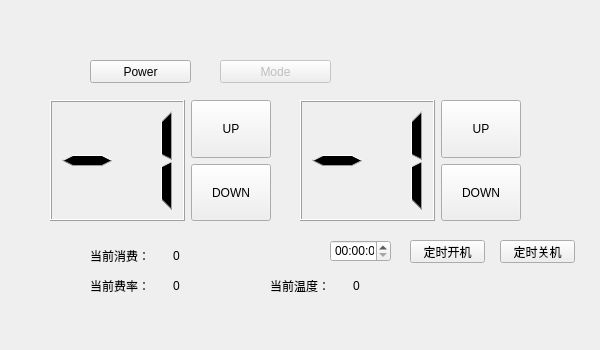
<?xml version="1.0" encoding="UTF-8"?>
<ui version="4.0">
 <class>Room</class>
 <widget class="QWidget" name="Room">
  <property name="geometry">
   <rect>
    <x>0</x>
    <y>0</y>
    <width>600</width>
    <height>350</height>
   </rect>
  </property>
  <property name="windowTitle">
   <string>Form</string>
  </property>
  <widget class="QStackedWidget" name="stackedWidget">
   <property name="geometry">
    <rect>
     <x>10</x>
     <y>40</y>
     <width>571</width>
     <height>271</height>
    </rect>
   </property>
   <property name="currentIndex">
    <number>1</number>
   </property>
   <widget class="QWidget" name="page">
    <widget class="QPushButton" name="pushButtonWelcome">
     <property name="geometry">
      <rect>
       <x>260</x>
       <y>190</y>
       <width>75</width>
       <height>23</height>
      </rect>
     </property>
     <property name="text">
      <string>PushButton</string>
     </property>
    </widget>
    <widget class="QLabel" name="label">
     <property name="geometry">
      <rect>
       <x>160</x>
       <y>90</y>
       <width>111</width>
       <height>21</height>
      </rect>
     </property>
     <property name="text">
      <string>欢迎入住！房间号：</string>
     </property>
    </widget>
    <widget class="QLabel" name="labelRoomID">
     <property name="geometry">
      <rect>
       <x>290</x>
       <y>90</y>
       <width>54</width>
       <height>12</height>
      </rect>
     </property>
     <property name="text">
      <string>default</string>
     </property>
    </widget>
    <widget class="QLabel" name="labelWelcomeErr">
     <property name="geometry">
      <rect>
       <x>270</x>
       <y>170</y>
       <width>171</width>
       <height>16</height>
      </rect>
     </property>
     <property name="text">
      <string>&lt;html&gt;&lt;head/&gt;&lt;body&gt;&lt;p&gt;&lt;span style=&quot; color:#ff0000;&quot;&gt;无法连接至服务端&lt;/span&gt;&lt;/p&gt;&lt;/body&gt;&lt;/html&gt;</string>
     </property>
    </widget>
   </widget>
   <widget class="QWidget" name="page_2">
    <widget class="QPushButton" name="pushButtonMode">
     <property name="enabled">
      <bool>false</bool>
     </property>
     <property name="geometry">
      <rect>
       <x>210</x>
       <y>20</y>
       <width>111</width>
       <height>23</height>
      </rect>
     </property>
     <property name="text">
      <string>Mode</string>
     </property>
    </widget>
    <widget class="QPushButton" name="pushButtonPower">
     <property name="geometry">
      <rect>
       <x>80</x>
       <y>20</y>
       <width>101</width>
       <height>23</height>
      </rect>
     </property>
     <property name="text">
      <string>Power</string>
     </property>
    </widget>
    <widget class="QTimeEdit" name="timeEdit">
     <property name="geometry">
      <rect>
       <x>320</x>
       <y>200</y>
       <width>61</width>
       <height>22</height>
      </rect>
     </property>
    </widget>
    <widget class="QPushButton" name="pushButtonPreOpen">
     <property name="geometry">
      <rect>
       <x>400</x>
       <y>200</y>
       <width>75</width>
       <height>23</height>
      </rect>
     </property>
     <property name="text">
      <string>定时开机</string>
     </property>
    </widget>
    <widget class="QWidget" name="horizontalLayoutWidget_3">
     <property name="geometry">
      <rect>
       <x>290</x>
       <y>60</y>
       <width>221</width>
       <height>121</height>
      </rect>
     </property>
     <layout class="QHBoxLayout" name="horizontalLayout_Wndspd">
      <item>
       <widget class="QLCDNumber" name="LCDWndspd">
        <property name="sizePolicy">
         <sizepolicy hsizetype="Expanding" vsizetype="Minimum">
          <horstretch>0</horstretch>
          <verstretch>0</verstretch>
         </sizepolicy>
        </property>
        <property name="smallDecimalPoint">
         <bool>false</bool>
        </property>
        <property name="digitCount">
         <number>2</number>
        </property>
        <property name="intValue" stdset="0">
         <number>-1</number>
        </property>
       </widget>
      </item>
      <item>
       <layout class="QVBoxLayout" name="verticalLayout_2">
        <item>
         <widget class="QPushButton" name="pushButtonWndspdUp">
          <property name="sizePolicy">
           <sizepolicy hsizetype="Minimum" vsizetype="Expanding">
            <horstretch>0</horstretch>
            <verstretch>0</verstretch>
           </sizepolicy>
          </property>
          <property name="text">
           <string>UP</string>
          </property>
         </widget>
        </item>
        <item>
         <widget class="QPushButton" name="pushButtonWndspdDown">
          <property name="sizePolicy">
           <sizepolicy hsizetype="Minimum" vsizetype="Expanding">
            <horstretch>0</horstretch>
            <verstretch>0</verstretch>
           </sizepolicy>
          </property>
          <property name="text">
           <string>DOWN</string>
          </property>
         </widget>
        </item>
       </layout>
      </item>
     </layout>
    </widget>
    <widget class="QWidget" name="horizontalLayoutWidget_2">
     <property name="geometry">
      <rect>
       <x>80</x>
       <y>200</y>
       <width>160</width>
       <height>31</height>
      </rect>
     </property>
     <layout class="QHBoxLayout" name="horizontalLayout_Cost">
      <item>
       <widget class="QLabel" name="labelConst1">
        <property name="text">
         <string>当前消费：</string>
        </property>
       </widget>
      </item>
      <item>
       <widget class="QLabel" name="labelCostValue">
        <property name="text">
         <string>0</string>
        </property>
       </widget>
      </item>
     </layout>
    </widget>
    <widget class="QWidget" name="horizontalLayoutWidget">
     <property name="geometry">
      <rect>
       <x>40</x>
       <y>60</y>
       <width>221</width>
       <height>121</height>
      </rect>
     </property>
     <layout class="QHBoxLayout" name="horizontalLayout_Temp">
      <item>
       <widget class="QLCDNumber" name="LCDTemp">
        <property name="sizePolicy">
         <sizepolicy hsizetype="Expanding" vsizetype="Minimum">
          <horstretch>0</horstretch>
          <verstretch>0</verstretch>
         </sizepolicy>
        </property>
        <property name="smallDecimalPoint">
         <bool>false</bool>
        </property>
        <property name="digitCount">
         <number>2</number>
        </property>
        <property name="intValue" stdset="0">
         <number>-1</number>
        </property>
       </widget>
      </item>
      <item>
       <layout class="QVBoxLayout" name="verticalLayout">
        <item>
         <widget class="QPushButton" name="pushButtonTempUp">
          <property name="sizePolicy">
           <sizepolicy hsizetype="Minimum" vsizetype="Expanding">
            <horstretch>0</horstretch>
            <verstretch>0</verstretch>
           </sizepolicy>
          </property>
          <property name="text">
           <string>UP</string>
          </property>
         </widget>
        </item>
        <item>
         <widget class="QPushButton" name="pushButtonTempDown">
          <property name="sizePolicy">
           <sizepolicy hsizetype="Minimum" vsizetype="Expanding">
            <horstretch>0</horstretch>
            <verstretch>0</verstretch>
           </sizepolicy>
          </property>
          <property name="text">
           <string>DOWN</string>
          </property>
         </widget>
        </item>
       </layout>
      </item>
     </layout>
    </widget>
    <widget class="QPushButton" name="pushButtonPreShut">
     <property name="geometry">
      <rect>
       <x>490</x>
       <y>200</y>
       <width>75</width>
       <height>23</height>
      </rect>
     </property>
     <property name="text">
      <string>定时关机</string>
     </property>
    </widget>
    <widget class="QWidget" name="horizontalLayoutWidget_4">
     <property name="geometry">
      <rect>
       <x>80</x>
       <y>230</y>
       <width>160</width>
       <height>31</height>
      </rect>
     </property>
     <layout class="QHBoxLayout" name="horizontalLayout_Cost_2">
      <item>
       <widget class="QLabel" name="labelConst2">
        <property name="text">
         <string>当前费率：</string>
        </property>
       </widget>
      </item>
      <item>
       <widget class="QLabel" name="labelFeeValue">
        <property name="text">
         <string>0</string>
        </property>
       </widget>
      </item>
     </layout>
    </widget>
    <widget class="QWidget" name="horizontalLayoutWidget_5">
     <property name="geometry">
      <rect>
       <x>260</x>
       <y>230</y>
       <width>160</width>
       <height>31</height>
      </rect>
     </property>
     <layout class="QHBoxLayout" name="horizontalLayout_Cost_3">
      <item>
       <widget class="QLabel" name="labelConst1_2">
        <property name="text">
         <string>当前温度：</string>
        </property>
       </widget>
      </item>
      <item>
       <widget class="QLabel" name="labelTemp">
        <property name="text">
         <string>0</string>
        </property>
       </widget>
      </item>
     </layout>
    </widget>
   </widget>
  </widget>
 </widget>
 <resources/>
 <connections/>
</ui>
